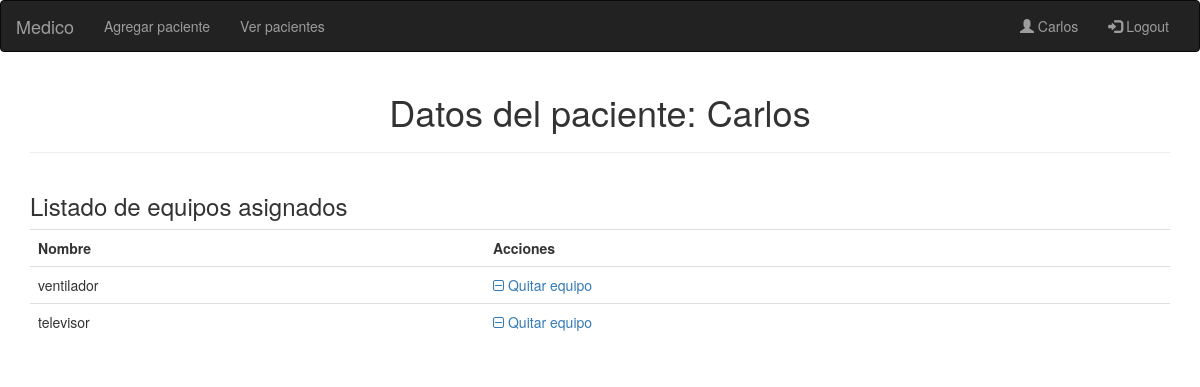
The app's page /Proyecto/views/VerEquipos.php?user=2&paciente=2 with its own data.
### tables this page shows
CREATE TABLE `medico` (
  `ID` int(11) NOT NULL,
  `Nombre` char(15) DEFAULT NULL,
  `Email` char(40) DEFAULT NULL,
  `Contraseña` char(15) DEFAULT NULL,
  `Rol` bit(1) DEFAULT NULL
);

CREATE TABLE `paciente` (
  `ID` int(11) NOT NULL,
  `Nombre` char(15) DEFAULT NULL,
  `Diagnostico` char(15) DEFAULT NULL,
  `Prioridad` int(11) DEFAULT NULL,
  `TiempoDeDuracion` int(11) DEFAULT NULL,
  `FechaDeIngreso` date DEFAULT NULL,
  `IDHabitacion` int(11) DEFAULT NULL,
  `IDCama` int(11) DEFAULT NULL,
  `IDMedico` int(11) DEFAULT NULL
);

CREATE TABLE `equipos` (
  `ID` int(11) NOT NULL,
  `Nombre` char(15) DEFAULT NULL,
  `IDPaciente` int(11) DEFAULT NULL
);

### Proyecto/controllers/PacienteControlador.php (called while the page is built, shortened)
<?php
class ControllerPacientes {
    public function getMedico($id) {
        require_once("../models/Pacientes.php");
        $services = new Service();
        return mysqli_fetch_array($services->getMedico($id));
    }
    public function getPaciente($id) {
        require_once("../models/Pacientes.php");
        $services = new Service();
        return mysqli_fetch_array($services->getPaciente($id));
    }
    public function getEquipos($id) {
        require_once("../models/Equipos.php");
        $services = new Services();
        return $services->getEquiposId($id);
    }
}
?>

### Proyecto/models/Pacientes.php (called while the page is built, shortened)
<?php
class Service {
    private $db;
    public function __construct() {
        $this->db = mysqli_connect(HOST_DB, USUARIO_DB, USUARIO_PASS, NOMBRE_DB);
    }
    public function getMedico($id) {
        $sql = "SELECT * FROM Medico WHERE ID = $id";
        return mysqli_query($this->db,$sql);
    }
    public function getPaciente($id) {
        $sql = "SELECT * FROM Paciente WHERE ID = $id";
        return mysqli_query($this->db,$sql);
    }
}
?>

### Proyecto/models/Equipos.php (called while the page is built, shortened)
<?php
class Services {
    private $db;
    public function __construct() {
        $this->db = mysqli_connect(HOST_DB, USUARIO_DB, USUARIO_PASS, NOMBRE_DB);
    }
    public function getEquiposId($id) {
        $sql = "SELECT* FROM Equipos WHERE IDPaciente = $id";
        return mysqli_query($this->db,$sql);
    }
}
?>

### Proyecto/views/VerEquipos.php (the view, shortened to what this page needs)
<?php
    $idpaciente = $_REQUEST['paciente'];
    require_once("homeMedico.php");
    $datos = $nuevo-> getEquipos($idpaciente);
    $paciente = $nuevo-> getPaciente($idpaciente);
?>
<html>
    <head>
        <link href="//maxcdn.bootstrapcdn.com/bootstrap/3.2.0/css/bootstrap.min.css" rel="stylesheet" type="text/css" />
        <link href="https://maxcdn.bootstrapcdn.com/font-awesome/4.7.0/css/font-awesome.min.css" rel="stylesheet" >
        <link rel="stylesheet" href="https://cdnjs.cloudflare.com/ajax/libs/font-awesome/4.7.0/css/font-awesome.min.css">
    </head>
    <body>
        <div class="container">
            <header class="text-center">
                <h1>Datos del paciente: <?php echo $paciente ['Nombre']?></h1>
                <hr/>
            </header>
            <div class="row">
                <div class="col-md-12 ">
                    <form method="post" action="<?php echo htmlspecialchars($_SERVER["PHP_SELF"]."?user=".$usuario);?>">
                        <h3>Listado de equipos asignados</h3>
                        <table class="table">
                        <tr>
                        <th>Nombre</th>
                        <th>Acciones</th>
                        </tr>
                        <?php
                        $str_datos = "";
                        while($fila = mysqli_fetch_array($datos)) {
                            $str_datos .= "<tr>";
                            $str_datos .= "<td>". $fila ['Nombre'] . "</td>";
                            $str_datos .= "<td> <a href=\"confirmacionEquipo.php?user=". $usuario."&paciente=".$idpaciente."&equipo=".$fila ['ID']."\"><i class=\"fa fa-minus-square-o\"></i> Quitar equipo</a></td>";
                            $str_datos .= "</tr>";
                        }
                        $str_datos .= "</table>";
                        echo $str_datos;
                        ?>
                    </form>
                </div>
            </div>
        </div>
    </body>
</html>

### Proyecto/views/homeMedico.php (shortened to what this page needs)
<!DOCTYPE html>
<?php
    $usuario = $_REQUEST['user'];
    include "../controllers/PacienteControlador.php";
        $nuevo = new ControllerPacientes ();
    $medico = $nuevo-> getMedico($usuario);
?>
<html>
    <head>
        <link rel="stylesheet" href="https://maxcdn.bootstrapcdn.com/bootstrap/3.4.1/css/bootstrap.min.css">
    </head>
    <body>
    <nav class="navbar navbar-inverse">
        <div class="container-fluid">
            <div class="navbar-header">
            <a class="navbar-brand" href="inicioMedico.php?user=<?php echo $usuario; ?>">Medico</a>
            </div>
            <div class="collapse navbar-collapse" id="myNavbar">
            <ul class="nav navbar-nav">
                <li><a href="agregarPaciente.php?user=<?php echo $usuario; ?>">Agregar paciente</a></li>
                <li><a href="verPacientes.php?user=<?php echo $usuario; ?>">Ver pacientes</a></li>
            </ul>
            <ul class="nav navbar-nav navbar-right">
                <li><a href="#"><span class="glyphicon glyphicon-user"></span> <?php echo $medico['Nombre']; ?></a></li>
                <li><a href="../index.php"><span class="glyphicon glyphicon-log-in"></span> Logout</a></li>
            </ul>
            </div>
        </div>
    </nav>
    </body>
</html>

### records on screen
medico: Nombre "Carlos"
paciente: Nombre "Carlos"
equipos: Nombre "ventilador"
equipos: Nombre "televisor"
